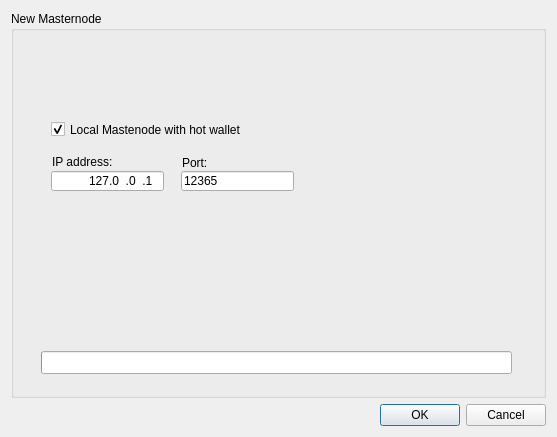
<?xml version="1.0" encoding="UTF-8"?>
<ui version="4.0">
 <class>NewmasternodeDialog</class>
 <widget class="QDialog" name="NewmasternodeDialog">
  <property name="geometry">
   <rect>
    <x>0</x>
    <y>0</y>
    <width>557</width>
    <height>437</height>
   </rect>
  </property>
  <property name="windowTitle">
   <string>New masternode</string>
  </property>
  <layout class="QVBoxLayout" name="verticalLayout">
   <item>
    <widget class="QGroupBox" name="groupBox">
     <property name="title">
      <string>New Masternode</string>
     </property>
     <widget class="QCheckBox" name="localnode">
      <property name="geometry">
       <rect>
        <x>40</x>
        <y>110</y>
        <width>221</width>
        <height>17</height>
       </rect>
      </property>
      <property name="text">
       <string>Local Mastenode with hot wallet</string>
      </property>
      <property name="checked">
       <bool>true</bool>
      </property>
     </widget>
     <widget class="QLineEdit" name="lineEditIP">
      <property name="enabled">
       <bool>true</bool>
      </property>
      <property name="geometry">
       <rect>
        <x>40</x>
        <y>160</y>
        <width>113</width>
        <height>20</height>
       </rect>
      </property>
      <property name="layoutDirection">
       <enum>Qt::LeftToRight</enum>
      </property>
      <property name="inputMask">
       <string>000.000.000.000</string>
      </property>
      <property name="text">
       <string>127.0.0.1</string>
      </property>
      <property name="frame">
       <bool>true</bool>
      </property>
      <property name="alignment">
       <set>Qt::AlignRight|Qt::AlignTrailing|Qt::AlignVCenter</set>
      </property>
      <property name="dragEnabled">
       <bool>false</bool>
      </property>
     </widget>
     <widget class="QLineEdit" name="lineEditPort">
      <property name="enabled">
       <bool>true</bool>
      </property>
      <property name="geometry">
       <rect>
        <x>170</x>
        <y>160</y>
        <width>113</width>
        <height>20</height>
       </rect>
      </property>
      <property name="text">
       <string>12365</string>
      </property>
     </widget>
     <widget class="QLabel" name="label">
      <property name="geometry">
       <rect>
        <x>41</x>
        <y>143</y>
        <width>101</width>
        <height>16</height>
       </rect>
      </property>
      <property name="text">
       <string>IP address:</string>
      </property>
     </widget>
     <widget class="QLabel" name="label_2">
      <property name="geometry">
       <rect>
        <x>171</x>
        <y>145</y>
        <width>47</width>
        <height>13</height>
       </rect>
      </property>
      <property name="text">
       <string>Port:</string>
      </property>
     </widget>
     <widget class="QProgressBar" name="progressBar">
      <property name="enabled">
       <bool>true</bool>
      </property>
      <property name="geometry">
       <rect>
        <x>30</x>
        <y>340</y>
        <width>471</width>
        <height>23</height>
       </rect>
      </property>
      <property name="value">
       <number>0</number>
      </property>
      <property name="textVisible">
       <bool>false</bool>
      </property>
     </widget>
    </widget>
   </item>
   <item>
    <widget class="QDialogButtonBox" name="buttonBox">
     <property name="orientation">
      <enum>Qt::Horizontal</enum>
     </property>
     <property name="standardButtons">
      <set>QDialogButtonBox::Cancel|QDialogButtonBox::Ok</set>
     </property>
    </widget>
   </item>
  </layout>
 </widget>
 <resources/>
 <connections>
  <connection>
   <sender>buttonBox</sender>
   <signal>accepted()</signal>
   <receiver>NewmasternodeDialog</receiver>
   <slot>accept()</slot>
   <hints>
    <hint type="sourcelabel">
     <x>20</x>
     <y>20</y>
    </hint>
    <hint type="destinationlabel">
     <x>20</x>
     <y>20</y>
    </hint>
   </hints>
  </connection>
  <connection>
   <sender>buttonBox</sender>
   <signal>rejected()</signal>
   <receiver>NewmasternodeDialog</receiver>
   <slot>reject()</slot>
   <hints>
    <hint type="sourcelabel">
     <x>20</x>
     <y>20</y>
    </hint>
    <hint type="destinationlabel">
     <x>20</x>
     <y>20</y>
    </hint>
   </hints>
  </connection>
 </connections>
</ui>
